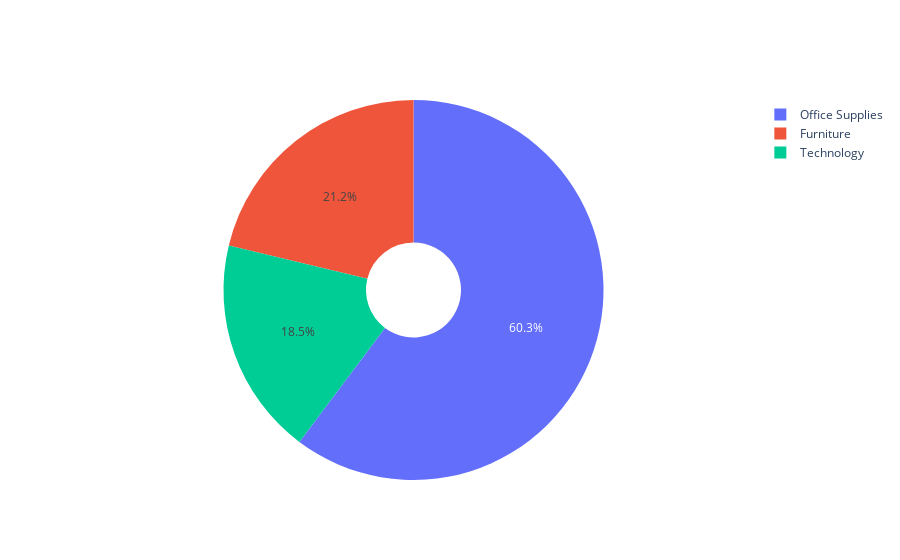

This figure's notebook cell:
### Markdown cell above
## Category of Product

### Code cell
fig = go.Figure(go.Pie(labels = store['Category'].value_counts().index, 
                       values = store['Category'].value_counts(),
                       hole = 0.25))
fig.show()

### Figure 1 — Plotly figure (JSON) as saved in the notebook; plotly's stock layout.template omitted (floating-point values rounded to 4 significant figures)
{"data": [{"hole": 0.25, "labels": ["Office Supplies", "Furniture", "Technology"], "type": "pie", "values": [6012, 2118, 1847]}], "layout": {}}
